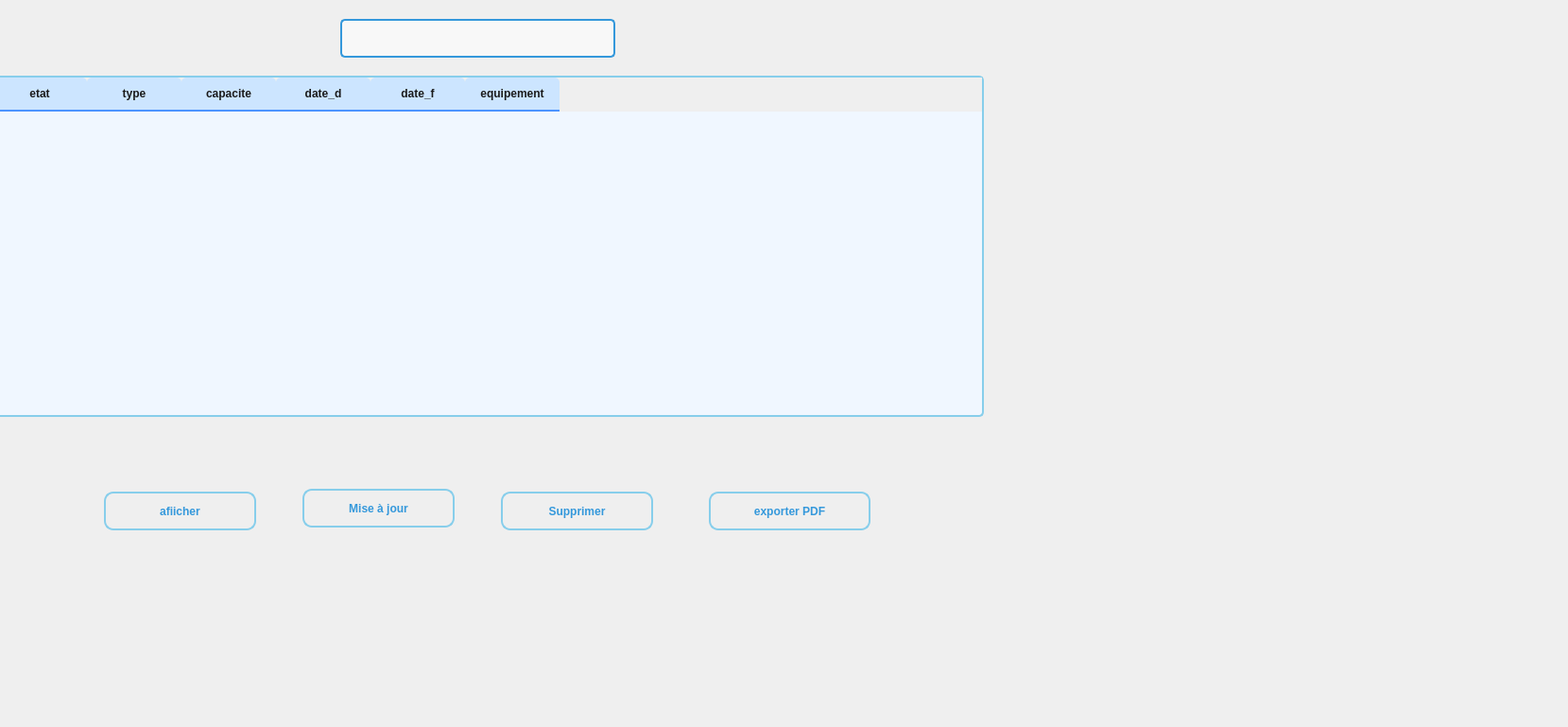
<?xml version="1.0" encoding="UTF-8"?>
<ui version="4.0">
 <class>liste</class>
 <widget class="QDialog" name="liste">
  <property name="geometry">
   <rect>
    <x>0</x>
    <y>0</y>
    <width>1659</width>
    <height>769</height>
   </rect>
  </property>
  <property name="windowTitle">
   <string>Dialog</string>
  </property>
  <property name="styleSheet">
   <string notr="true">QPushButton {
    background-color: transparent; /* Initially transparent background */
    color:#3498db;
    border: 2px solid #87CEEB;
    border-radius: 10px;
    padding: 10px 20px;
    font-weight: bold;

}
*{
  font: 75 11pt &quot;Poppins&quot;;
}
/* Hover effect */
QPushButton:hover {
    color:#fff;
    background-color: #64a1c2;
    border: 2px solid #4a7a8a;
}

/* Pressed effect */
QPushButton:pressed {
    background-color: #64a1c2;
    border: 2px solid #64a1c2;
    padding: 9px 19px;
}
QPushButton:checked {
    background-color: #64a1c2; /* Your desired color */
    border: none; /* Remove the border if needed */
}</string>
  </property>
  <widget class="QTableWidget" name="taable">
   <property name="geometry">
    <rect>
     <x>-10</x>
     <y>80</y>
     <width>1051</width>
     <height>361</height>
    </rect>
   </property>
   <property name="styleSheet">
    <string notr="true">/* QTableWidget */
QTableWidget {
    border: 2px solid #87CEEB;
    border-radius: 5px;
    background-color: #f0f7ff;
}

/* Item */
QTableWidget::item {
    padding: 10px;
}

/* Item sélectionné */
QTableWidget::item:selected {
    background-color: #cce5ff;
}

/* HeaderView */
QHeaderView::section {
    background-color: #cce5ff;
    border: none;
    padding: 8px;
    font-weight: bold;
    color: #1a1a1a;
    border-top-left-radius: 5px;
    border-top-right-radius: 5px;
}

/* HeaderView lorsqu'il est survolé */
QHeaderView::section:hover {
    background-color: #b3d9ff;
}

/* HeaderView horizontal */
QHeaderView::section:horizontal {
    border-bottom: 2px solid #4d94ff;
}

/* HeaderView vertical */
QHeaderView::section:vertical {
    border-right: 2px solid #4d94ff;
}

/* ScrollBar vertical */
QScrollBar:vertical {
    background-color: #f0f7ff;
    width: 15px;
    margin: 0px 0px 0px 0px;
}

/* Poignée de la ScrollBar vertical */
QScrollBar::handle:vertical {
    background-color: #99ccff;
    border-radius: 7px;
}

/* Boutons de la ScrollBar vertical */
QScrollBar::add-line:vertical, QScrollBar::sub-line:vertical {
    background-color: #f0f7ff;
}

/* Pages de la ScrollBar vertical */
QScrollBar::add-page:vertical, QScrollBar::sub-page:vertical {
    background-color: #f0f7ff;
}</string>
   </property>
   <column>
    <property name="text">
     <string>etat</string>
    </property>
   </column>
   <column>
    <property name="text">
     <string>type</string>
    </property>
   </column>
   <column>
    <property name="text">
     <string>capacite</string>
    </property>
   </column>
   <column>
    <property name="text">
     <string>date_d</string>
    </property>
   </column>
   <column>
    <property name="text">
     <string>date_f</string>
    </property>
   </column>
   <column>
    <property name="text">
     <string>equipement</string>
    </property>
   </column>
  </widget>
  <widget class="QPushButton" name="update">
   <property name="geometry">
    <rect>
     <x>320</x>
     <y>517</y>
     <width>161</width>
     <height>41</height>
    </rect>
   </property>
   <property name="text">
    <string>Mise à jour</string>
   </property>
  </widget>
  <widget class="QPushButton" name="delete_2">
   <property name="geometry">
    <rect>
     <x>530</x>
     <y>520</y>
     <width>161</width>
     <height>41</height>
    </rect>
   </property>
   <property name="text">
    <string>Supprimer</string>
   </property>
  </widget>
  <widget class="QPushButton" name="pushButton_3">
   <property name="geometry">
    <rect>
     <x>750</x>
     <y>520</y>
     <width>171</width>
     <height>41</height>
    </rect>
   </property>
   <property name="text">
    <string>exporter PDF</string>
   </property>
  </widget>
  <widget class="QPushButton" name="confirm">
   <property name="geometry">
    <rect>
     <x>110</x>
     <y>520</y>
     <width>161</width>
     <height>41</height>
    </rect>
   </property>
   <property name="text">
    <string>afiicher</string>
   </property>
  </widget>
  <widget class="QWidget" name="widget" native="true">
   <property name="geometry">
    <rect>
     <x>880</x>
     <y>490</y>
     <width>71</width>
     <height>41</height>
    </rect>
   </property>
   <property name="styleSheet">
    <string notr="true">QWidget{
    image: url(&quot;C:/Users/Emna/Desktop/Atelier_Connexion/image/pdf.png&quot;);
    width:10%; 
    height: 10%; 
}</string>
   </property>
  </widget>
  <widget class="QWidget" name="widget_2" native="true">
   <property name="geometry">
    <rect>
     <x>220</x>
     <y>490</y>
     <width>101</width>
     <height>51</height>
    </rect>
   </property>
   <property name="styleSheet">
    <string notr="true">QWidget{
    image: url(&quot;C:/Users/Emna/Desktop/Atelier_Connexion/image/confirm.png&quot;);
    width:10%; 
    height: 10%; 
}</string>
   </property>
  </widget>
  <widget class="QWidget" name="widget_3" native="true">
   <property name="geometry">
    <rect>
     <x>650</x>
     <y>500</y>
     <width>71</width>
     <height>31</height>
    </rect>
   </property>
   <property name="styleSheet">
    <string notr="true">QWidget{
    image: url(&quot;C:/Users/Emna/Desktop/Atelier_Connexion/image/supp.png&quot;);
    width:10%; 
    height: 10%; 
}</string>
   </property>
  </widget>
  <widget class="QWidget" name="widget_4" native="true">
   <property name="geometry">
    <rect>
     <x>430</x>
     <y>500</y>
     <width>91</width>
     <height>31</height>
    </rect>
   </property>
   <property name="styleSheet">
    <string notr="true">QWidget{
    image: url(&quot;C:/Users/Emna/Desktop/Atelier_Connexion/image/mise.png&quot;);
    width:10%; 
    height: 10%; 
}</string>
   </property>
  </widget>
  <widget class="QComboBox" name="trie">
   <property name="geometry">
    <rect>
     <x>360</x>
     <y>20</y>
     <width>291</width>
     <height>41</height>
    </rect>
   </property>
   <property name="styleSheet">
    <string notr="true">QComboBox {
    padding: 5px;
    border: 2px solid #3498db;
    border-radius: 5px;
    background: #f8f8f8;
}

QComboBox::drop-down {
    subcontrol-origin: padding;
    subcontrol-position: right center;
    width: 20px; /* Ajustez la largeur selon vos besoins */
    border-left: none;
}

QComboBox::down-arrow {
    image: url(&quot;C:/Users/Emna/Desktop/Atelier_Connexion/image/fleche.png&quot;);
    width:10%; 
    height: 10%; 
}
QComboBox::drop-down:hover {
    background: #e0e0e0; /* Changer la couleur de fond au survol */
}
</string>
   </property>
  </widget>
 </widget>
 <resources/>
 <connections/>
</ui>
